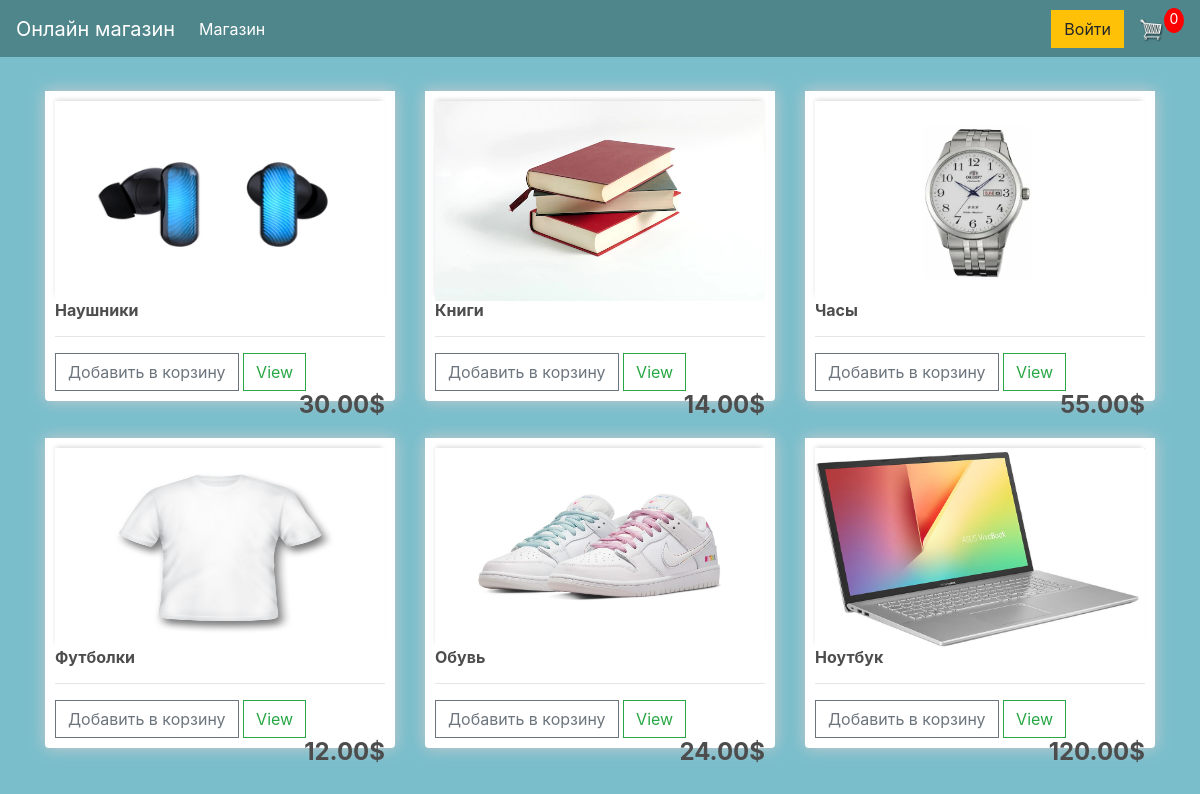
The app's page /, older data.
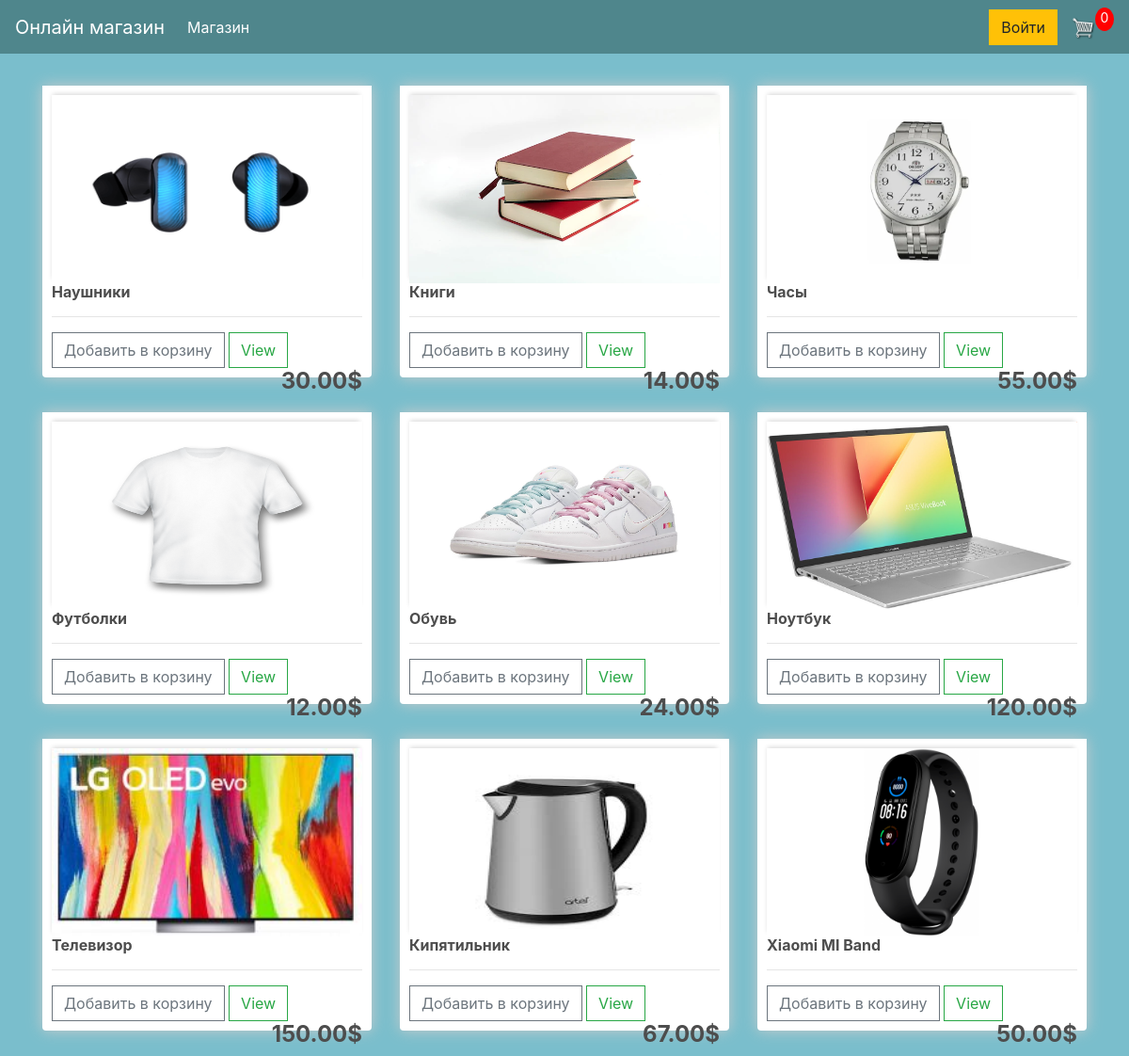
The same page, newer data.
### store/models.py (models this page shows, shortened)
class Product(models.Model):
    name = models.CharField(max_length=200)
    price = models.DecimalField(max_digits=7, decimal_places=2)
    digital = models.BooleanField(default=False, null=True, blank=True)
    image = models.ImageField(null=True, blank=True)
    @property
    def imageURL(self):
        try:
            url = self.image.url
        except:
            url = ''
        return url

### store/views.py (the view)
# urls.py: path('', include('store.urls'))
def store(request):
    data = cartData(request)
    cartItems = data['cartItems']
    products = Product.objects.all()
    context = {'products': products, 'cartItems': cartItems}
    return render(request, 'store/store.html', context)

### store/utils.py (called while the page is built, shortened)
def cookieCart(request):
    try:
        cart = json.loads(request.COOKIES['cart'])
    except:
        cart = {}
    print('Cart:', cart)
    items = []
    order = {'get_cart_total': 0, 'get_cart_items': 0, 'shipping': False}
    cartItems = order['get_cart_items']
    return {'cartItems': cartItems, 'order': order, 'items': items}

def cartData(request):
    if request.user.is_authenticated:
        customer = request.user.customer
        order, created = Order.objects.get_or_create(customer=customer, complete=False)
        items = order.orderitem_set.all()
        cartItems = order.get_cart_items
    else:
        cookieData = cookieCart(request)
        cartItems = cookieData['cartItems']
        order = cookieData['order']
        items = cookieData['items']
    return {'cartItems': cartItems, 'order': order, 'items': items}

### store/templates/store/store.html
{% extends 'store/main.html' %}
{% load static %}
{% block content %}
<div class="row" xmlns="http://www.w3.org/1999/html">
	{% for product in products %}
		<div class="col-lg-4">
			<div class="box-element product">
                <img class="thumbnail" src="{{product.imageURL}}">
                <h6><strong>{{ product.name }}</strong></h6>
				<hr>
				<button data-product={{ product.id }} data-action="add" class="btn btn-outline-secondary add-btn update-cart">Добавить в корзину</button>
				<a class="btn btn-outline-success" href="#">View</a>
				<h4 style="display: inline-block; float: right"><strong>{{product.price|floatformat:2}}$</strong></h4>
			</div>
		</div>
	{% endfor %}
	</div>
{% endblock content %}

### store/templates/store/main.html (shortened to what this page needs)
<!DOCTYPE html>
{% load static %}
<html>
<head>
	<link rel="stylesheet" href="https://stackpath.bootstrapcdn.com/bootstrap/4.4.1/css/bootstrap.min.css">
	<link rel="stylesheet" type="text/css" href="{% static 'css/main.css' %}">
</head>
<body>
<nav class="navbar navbar-expand-lg navbar-dark bg-dark">
  <a class="navbar-brand" href="{% url 'store' %}">Онлайн магазин</a>
  <div class="collapse navbar-collapse" id="navbarSupportedContent">
    <ul class="navbar-nav mr-auto">
      <li class="nav-item active">
        <a class="nav-link" href="{% url 'store' %}">Магазин <span class="sr-only">(current)</span></a>
      </li>
    </ul>
	    <div class="form-inline my-2 my-lg-0">
	     	<a href="{% url 'login' %}" class="btn btn-warning">Войти</a>
	     	<a href="{% url 'cart' %}">
	    		<img  id="cart-icon" src="{% static 'images/cart.png' %}">
	    	</a>
	    	<p id="cart-total">{{ cartItems }}</p>
  </div>
</nav>
         <div class="container">
                <br>
                {% block content %}
                 {% endblock content %}
         </div>
</body>
</html>

### store/static/css/main.css (style rules this page uses)
body { background-color: hsl(0, 0%, 98%); }
h1,h2,h3,h4,h5,h6 { color:hsl(0, 0%, 30%); }
.box-element { box-shadow:hsl(0, 0%, 80%) 0 0 16px; background-color: #fff; border-radius: 4px; padding: 10px; }
.thumbnail { width: 100%; height: 200px; -webkit-box-shadow: -1px -3px 5px -2px rgba(214,214,214,1); -moz-box-shadow: -1px -3px 5px -2px rgba(214,214,214,1); box-shadow: -1px -3px 5px -2px rgba(214,214,214,1); }
.product { border-radius: 0 0 4px 4px; }
.bg-dark { background-color: #4f868c!important; }
#cart-icon { width:25px; display: inline-block; margin-left: 15px; }
#cart-total { display: block; text-align: center; color:#fff; background-color: red; width: 20px; height: 25px; border-radius: 50%; font-size: 14px; }
.col-lg-4, .col-lg-6, .col-lg-8, .col-lg-12 { margin-top: 10px; }
.btn { border-radius: 0; }
body, html { margin: 0; padding: 0; height: 100%; background: #7abecc !important; }

Row changes from the older to the newer data that the page shows:
added Product: imageURL (picture), name "Телевизор", price "150.00"
added Product: imageURL (picture), name "Кипятильник", price "67.00"
added Product: imageURL (picture), name "Xiaomi MI Band", price "50.00"
